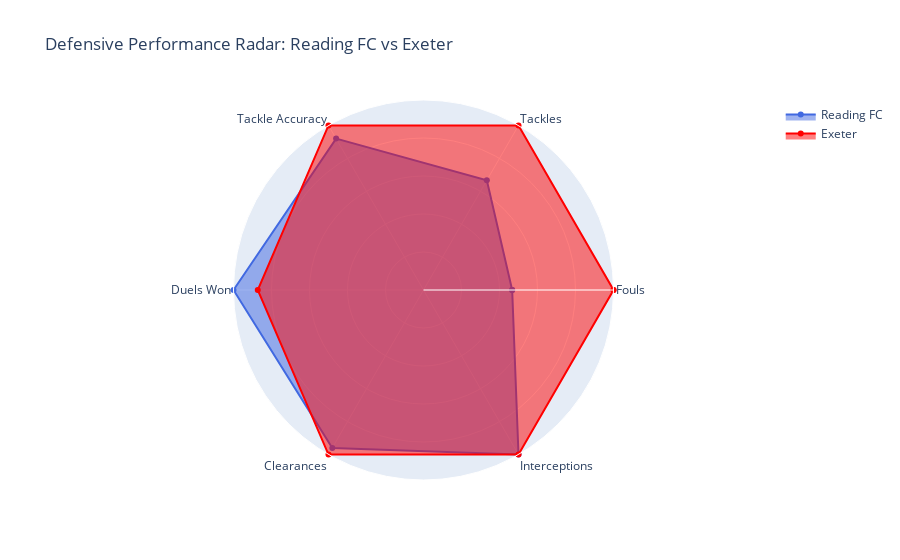

Write notebook code for a chart like this one.
### Markdown cell above
# Match Defensive Performance Radar

### Code cell
# Define game control categories
defensive_categories = ['Fouls', 'Tackles', 'Tackle Accuracy', 'Duels Won', 'Clearances', 'Interceptions']

# Raw values
reading_defensive_vals = [
    match['rfc_Fouls'],
    match['rfc_Tackles'],
    match['rfc_Tackle%'],
    match['rfc_Duels_Won'],
    match['rfc_Clearances'],
    match['rfc_Interceptions'],
]

opp_defensive_vals = [
    match['opp_Fouls'],
    match['opp_Tackles'],
    match['opp_Tackle%'],
    match['opp_Duels_Won'],
    match['opp_Clearances'],
    match['opp_Interceptions'],
]

# Normalize (so each stat is 0–1 range)
max_vals = [max(r, o) if max(r, o) > 0 else 1 for r, o in zip(reading_defensive_vals, opp_defensive_vals)]
reading_norm = [r / m for r, m in zip(reading_defensive_vals, max_vals)]
opp_norm = [o / m for o, m in zip(opp_defensive_vals, max_vals)]

# Create radar chart
fig = go.Figure()

fig.add_trace(go.Scatterpolar(
    r=reading_norm + [reading_norm[0]],
    theta=defensive_categories + [defensive_categories[0]],
    fill='toself',
    name='Reading FC',
    line=dict(color='royalblue')
))

fig.add_trace(go.Scatterpolar(
    r=opp_norm + [opp_norm[0]],
    theta=defensive_categories + [defensive_categories[0]],
    fill='toself',
    name='Exeter',
    line=dict(color='red')
))

# Layout tweaks
fig.update_layout(
    polar=dict(
        radialaxis=dict(visible=True, range=[0, 1], showticklabels=False)
    ),
    title="Defensive Performance Radar: Reading FC vs Exeter",
    showlegend=True
)

fig.show()

### Figure 1 — Plotly figure (JSON) as saved in the notebook; plotly's stock layout.template omitted (floating-point values rounded to 4 significant figures)
{"data": [{"fill": "toself", "line": {"color": "royalblue"}, "name": "Reading FC", "r": [0.4667, 0.6667, 0.92, 1, 0.96, 1, 0.4667], "theta": ["Fouls", "Tackles", "Tackle Accuracy", "Duels Won", "Clearances", "Interceptions", "Fouls"], "type": "scatterpolar"}, {"fill": "toself", "line": {"color": "red"}, "name": "Exeter", "r": [1, 1, 1, 0.8723, 1, 1, 1], "theta": ["Fouls", "Tackles", "Tackle Accuracy", "Duels Won", "Clearances", "Interceptions", "Fouls"], "type": "scatterpolar"}], "layout": {"polar": {"radialaxis": {"range": [0, 1], "showticklabels": false, "visible": true}}, "showlegend": true, "title": {"text": "Defensive Performance Radar: Reading FC vs Exeter"}}}
